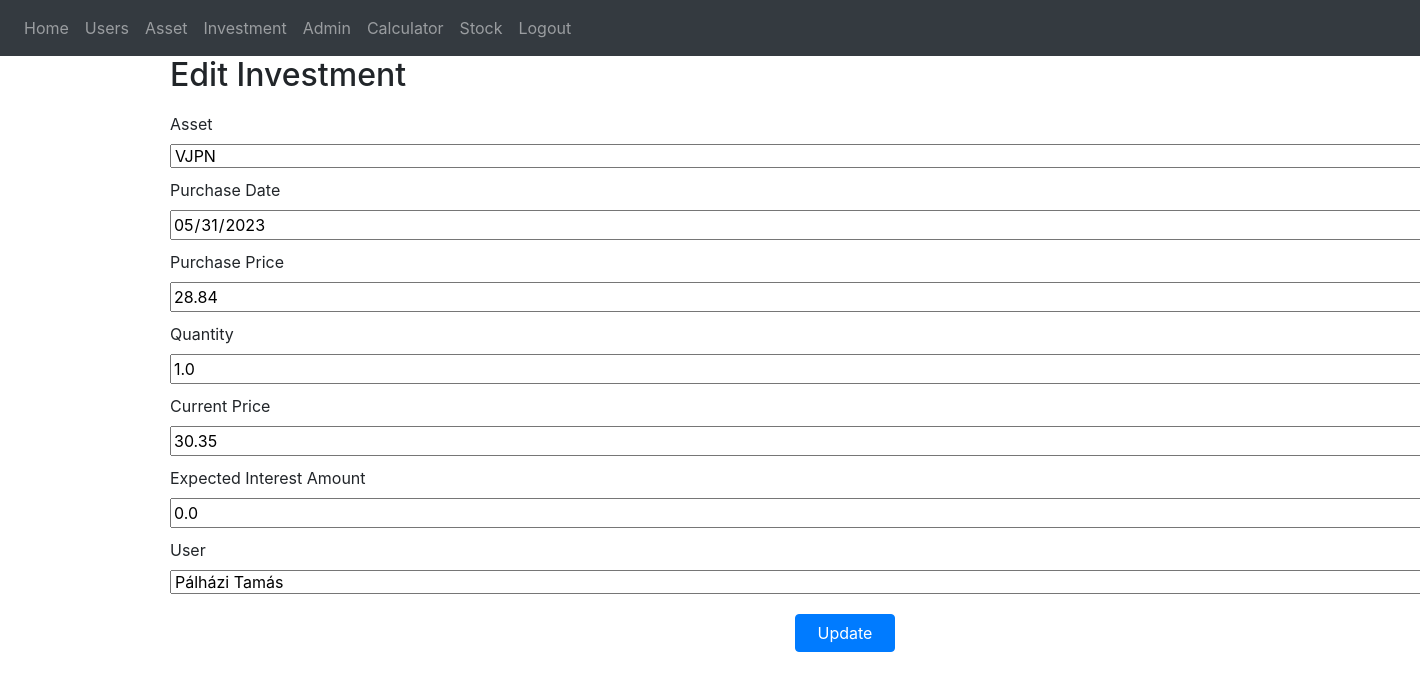
The page /edit-investment/2 (signed in) on the database its author committed.
### website/models.py (models this page shows)
class Investment(db.Model):
    id = db.Column(db.Integer, primary_key=True)
    asset_name = db.Column(db.String(150))
    asset_type = db.Column(db.String(150))
    purchase_date = db.Column(db.DateTime(timezone=True))
    purchase_price = db.Column(db.Float, nullable=True)
    quantity = db.Column(db.Float,nullable=True)
    current_price = db.Column(db.Float, nullable=True)
    expected_interest_amount = db.Column(db.Float, nullable=True)
    user_id = db.Column(db.Integer, db.ForeignKey('user.id', ondelete='SET NULL'), nullable=False)
    asset_id = db.Column(db.Integer, db.ForeignKey('asset.id'), nullable=False)
    asset = db.relationship('Asset')
    asset = db.relationship('Asset', back_populates='investments')
    user = db.relationship('User', back_populates='investments', passive_deletes=True)
    snapshots = db.relationship('InvestmentSnapshot', back_populates='investment')

class Asset(db.Model):
    id = db.Column(db.Integer, primary_key=True)
    name = db.Column(db.String(100), nullable=False)
    long_name = db.Column(db.String(250), nullable=True)
    type = db.Column(db.String(100), nullable=False)
    interest_payment_date = db.Column(db.Date, nullable=True)
    maturity_date = db.Column(db.Date, nullable=True)
    description = db.Column(db.Text, nullable=True)
    location = db.Column(db.String(100), nullable=True)
    link = db.Column(db.String(200), nullable=True)
    costs = db.Column(db.Float, nullable=True)
    investments = db.relationship('Investment', back_populates='asset')

class User(db.Model, UserMixin):
    id = db.Column(db.Integer, primary_key=True)
    email = db.Column(db.String(150), unique=True)
    password = db.Column(db.String(150))
    first_name = db.Column(db.String(150))
    second_name = db.Column(db.String(150))
    notes = db.relationship('Note')
    is_approved = db.Column(db.Boolean, default=False)
    investments = db.relationship('Investment', back_populates='user', cascade='save-update, merge, refresh-expire')

### website/views.py (the view, shortened to what this page needs)
@views.route('/edit-investment/<int:investment_id>', methods=['GET', 'POST'])
@login_required
def edit_investment(investment_id):
    investment = Investment.query.get_or_404(investment_id)
    users = User.query.all()
    assets = Asset.query.all()
    return render_template('edit_investment.html', investment=investment, user=current_user, users=users, assets=assets)

### website/__init__.py (called while the page is built)
def create_app():
    app = Flask(__name__)
    app.config['SECRET_KEY'] = 'hjshjhdjah kjshkjdhjs'
    app.config['SQLALCHEMY_DATABASE_URI'] = f'sqlite:///{DB_NAME}'
    db.init_app(app)
    from .views import views
    from .auth import auth
    app.register_blueprint(views, url_prefix='/')
    app.register_blueprint(auth, url_prefix='/')
    from .models import User, Note
    with app.app_context():
        db.create_all()
    login_manager = LoginManager()
    login_manager.login_view = 'auth.login'
    login_manager.init_app(app)
    @login_manager.user_loader
    def load_user(id):
        return User.query.get(int(id))
    return app

### website/templates/edit_investment.html (shortened to what this page needs)
{% extends "base.html" %}
{% block content %}
    <div class="container">
        <h2>Edit Investment</h2>
        <form action="{{ url_for('views.edit_investment', investment_id=investment.id) }}" method="post">
            <label for="asset">Asset</label>
            <select name="asset" id="asset" required>
                {% for asset in assets %}
                    <option value="{{ asset.id }}" {% if asset.id == investment.asset_id %}selected{% endif %}>{{ asset.name }}</option>
                {% endfor %}
            </select>
            <label for="purchaseDate">Purchase Date</label>
            <input type="date" name="purchaseDate" id="purchaseDate" value="{{ investment.purchase_date.date() }}" required>
            <label for="purchasePrice">Purchase Price</label>
            <input type="number" step="any" name="purchasePrice" id="purchasePrice" value="{{ investment.purchase_price }}" required>
            <label for="quantity">Quantity</label>
            <input type="number" step="any" name="quantity" id="quantity" value="{{ investment.quantity }}" required>
            <label for="currentPrice">Current Price</label>
            <input type="number" step="any" name="currentPrice" id="currentPrice" value="{{ investment.current_price }}" required>
            <label for="expectedInterestAmount">Expected Interest Amount</label>
            <input type="number" step="any" name="expectedInterestAmount" id="expectedInterestAmount" value="{{ investment.expected_interest_amount }}" required>
            <label for="user">User</label>
            <select name="user" id="user" required>
                {% for user in users %}
                    <option value="{{ user.id }}" {% if user.id == investment.user_id %}selected{% endif %}>{{ user.first_name }} {{ user.second_name }}</option>
                {% endfor %}
            </select>
            <button type="submit" class="btn btn-primary">Update</button>
        </form>
    </div>
{% endblock %}

### website/templates/edit_investment.html (style rules this page uses)
form { display: flex; flex-direction: column; width: 1350px; margin: 0 auto; }
label { margin-top: 10px; }
button { margin-top: 20px; width: 100px; align-self: center; }

### rows shown on the page
Investment: asset "VJPN", purchaseDate "05/31/2023", purchasePrice "28.84", quantity "1.0", currentPrice "30.35", expectedInterestAmount "0.0", user "Pálházi Tamás"
